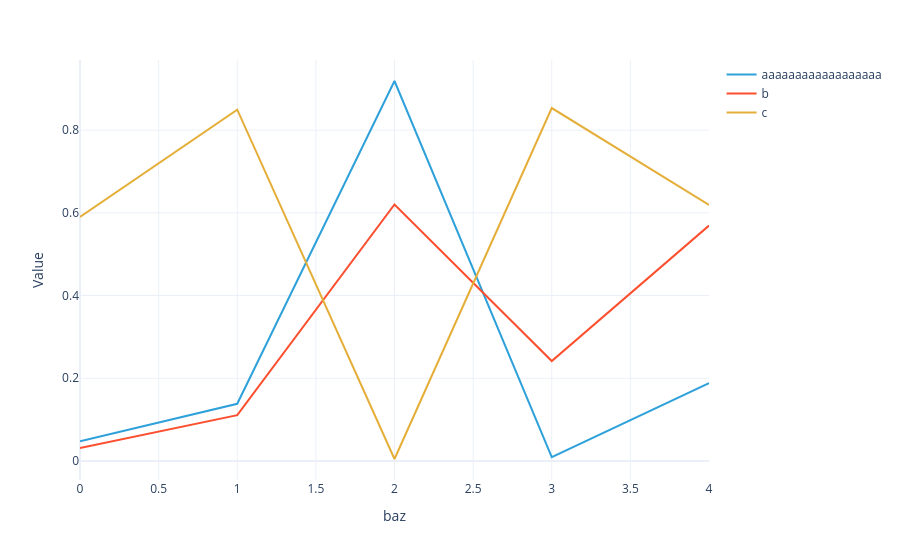

Notebook source saved alongside this figure:
### Code cell
#|hide
plotly_dataarray(U3.array)

### Figure 1 — Plotly figure (JSON) as saved in the notebook; plotly's stock layout.template omitted (floating-point values rounded to 4 significant figures)
{"data": [{"hovertemplate": "foo=aaaaaaaaaaaaaaaaaa<br>baz=%{x}<br>Value=%{y}<extra></extra>", "legendgroup": "aaaaaaaaaaaaaaaaaa", "line": {"color": "#2fa1da", "dash": "solid"}, "marker": {"symbol": "circle"}, "mode": "lines", "name": "aaaaaaaaaaaaaaaaaa", "orientation": "v", "showlegend": true, "type": "scatter", "x": [0, 1, 2, 3, 4], "xaxis": "x", "y": [0.04737, 0.1382, 0.9188, 0.00926, 0.1883], "yaxis": "y"}, {"hovertemplate": "foo=b<br>baz=%{x}<br>Value=%{y}<extra></extra>", "legendgroup": "b", "line": {"color": "#fb4f2f", "dash": "solid"}, "marker": {"symbol": "circle"}, "mode": "lines", "name": "b", "orientation": "v", "showlegend": true, "type": "scatter", "x": [0, 1, 2, 3, 4], "xaxis": "x", "y": [0.03128, 0.1106, 0.6201, 0.2416, 0.5692], "yaxis": "y"}, {"hovertemplate": "foo=c<br>baz=%{x}<br>Value=%{y}<extra></extra>", "legendgroup": "c", "line": {"color": "#e4ae38", "dash": "solid"}, "marker": {"symbol": "circle"}, "mode": "lines", "name": "c", "orientation": "v", "showlegend": true, "type": "scatter", "x": [0, 1, 2, 3, 4], "xaxis": "x", "y": [0.5902, 0.8494, 0.004741, 0.8534, 0.6191], "yaxis": "y"}], "layout": {"legend": {"title": {}, "tracegroupgap": 0}, "margin": {"t": 60}, "xaxis": {"anchor": "y", "domain": [0, 1], "title": {"text": "baz"}}, "yaxis": {"anchor": "x", "domain": [0, 1], "title": {"text": "Value"}}}}
